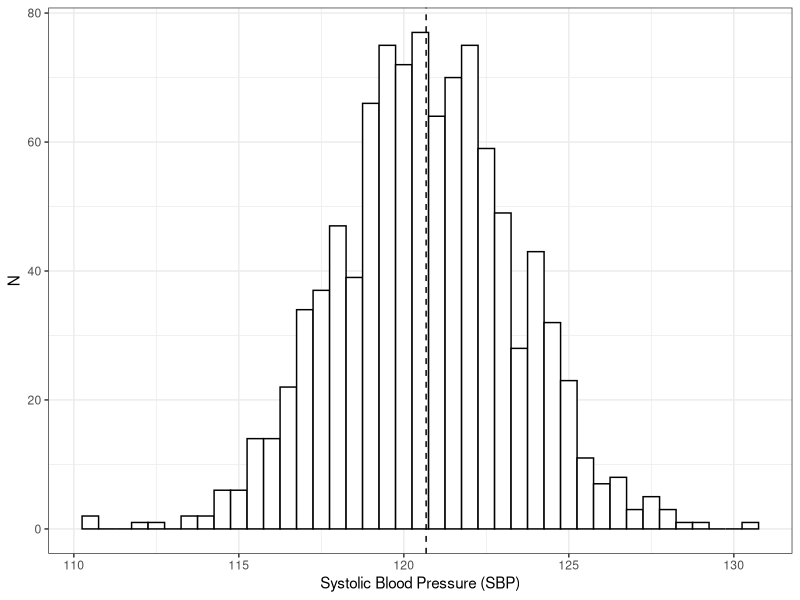

Write R code to recreate this figure. (Note: this script raises an error after producing the figure.)
require(ggplot2)
mu_pop <- 120

sigma_pop <- 5

sigma_neighborhood <- 3

J <- 10
N <- 100

neighborhoods <- rep(1:J, N)

neighborhood_means <- rnorm(J, mu_pop, sqrt(sigma_neighborhood))

ind_sbp <- rnorm(N*J, neighborhood_means[neighborhoods], sqrt(sigma_pop))

hg <- ggplot(data.frame(x=ind_sbp)) + geom_histogram(aes(x=x), binwidth=0.5, colour = "black", fill = "white") + theme_bw() + 
geom_vline(xintercept = mean(ind_sbp), linetype = "dashed") +
xlab("Systolic Blood Pressure (SBP)") +
ylab("N")

png("output/ind_sbp_hist.png", width = 600, height = 400)
print(hg)
dev.off()


## Make a plot of neighborhood means, ordered from least to greatest
ng <- ggplot(data = data.frame(x=as.factor(1:J), y = neighborhood_means), 
aes(x=x,y=y)) + 
geom_point(shape = "x", size = 5) + 
xlab("Neighborhood") +
ylab("Neighborhood Mean SBP") + 
theme_bw() +
ylim(sbp_limits)

png("output/neighborhood_sbp_means.png", width = 600, height = 400)
plot(ng)
dev.off()

## Make a plot of neighborhood means, ordered from least to greatest
ig <- ggplot() +
geom_point(data = data.frame(x=as.factor(neighborhoods), y = ind_sbp), aes(x=x,y=y, colour = x)) + 
#geom_point(data = data.frame(x=as.factor(1:J), y = neighborhood_means), aes(x=x,y=y), shape = "x", size = 5) +
xlab("Neighborhood") +
ylab("Individual SBP") +
theme_bw() +
theme(legend.position = "none") +
ylim(sbp_limits)

png("output/ind_sbp_means.png", width = 600, height = 400)
print(ig)
dev.off()

## Make a plot of neighborhood means, ordered from least to greatest
ig2 <- ggplot() +
geom_point(data = data.frame(x=as.factor(neighborhoods), y = ind_sbp), aes(x=x,y=y, colour = x)) + 
geom_point(data = data.frame(x=as.factor(1:J), y = neighborhood_means), aes(x=x,y=y), shape = "x", size = 5) +
xlab("Neighborhood") +
ylab("Individual SBP") +
theme_bw() +
theme(legend.position = "none") +
ylim(sbp_limits)

png("output/ind_neigh_sbp_means.png", width = 600, height = 400)
print(ig2)
dev.off()

 